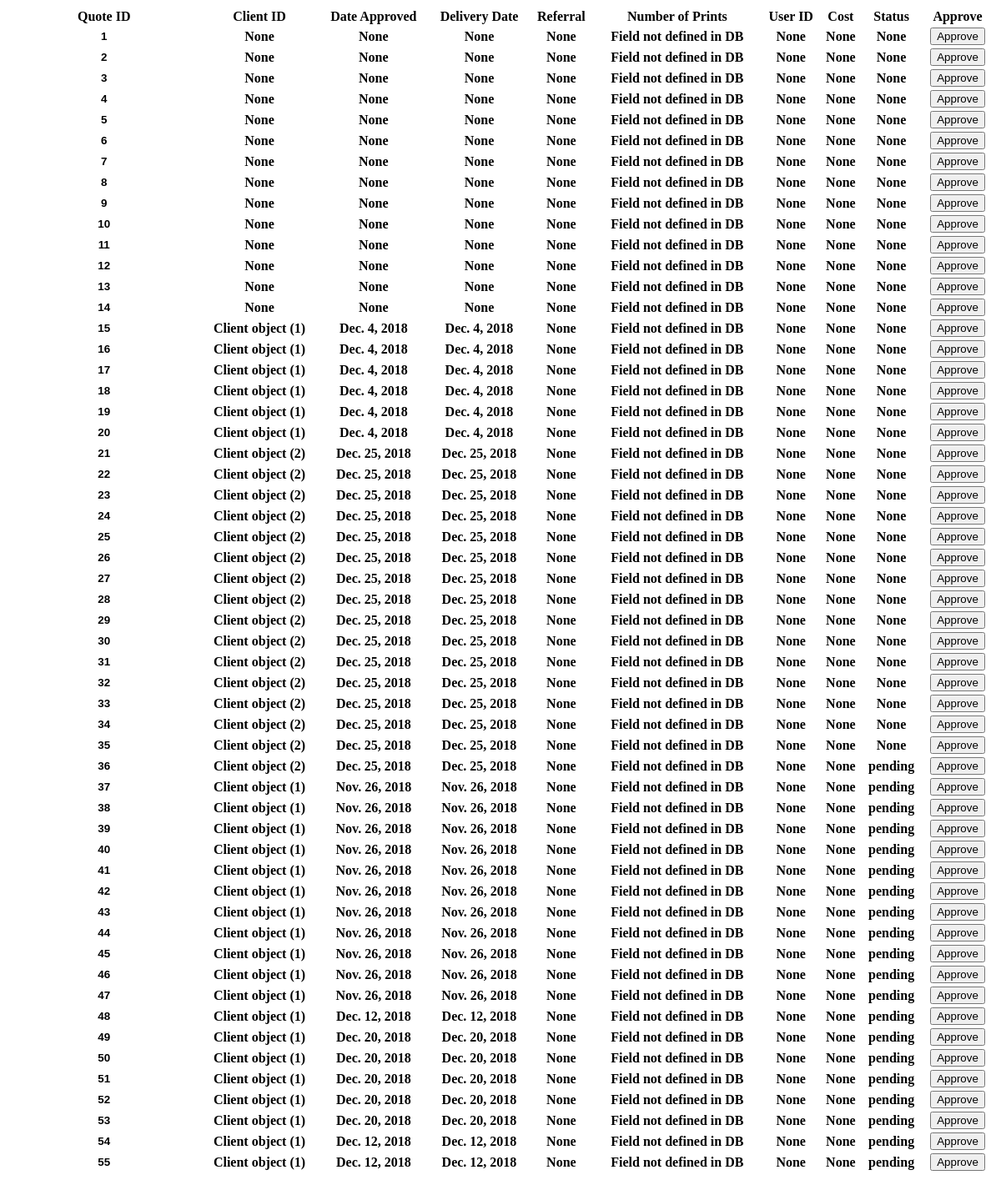
The page /frigg/getQuotes/ on the database as committed earlier.
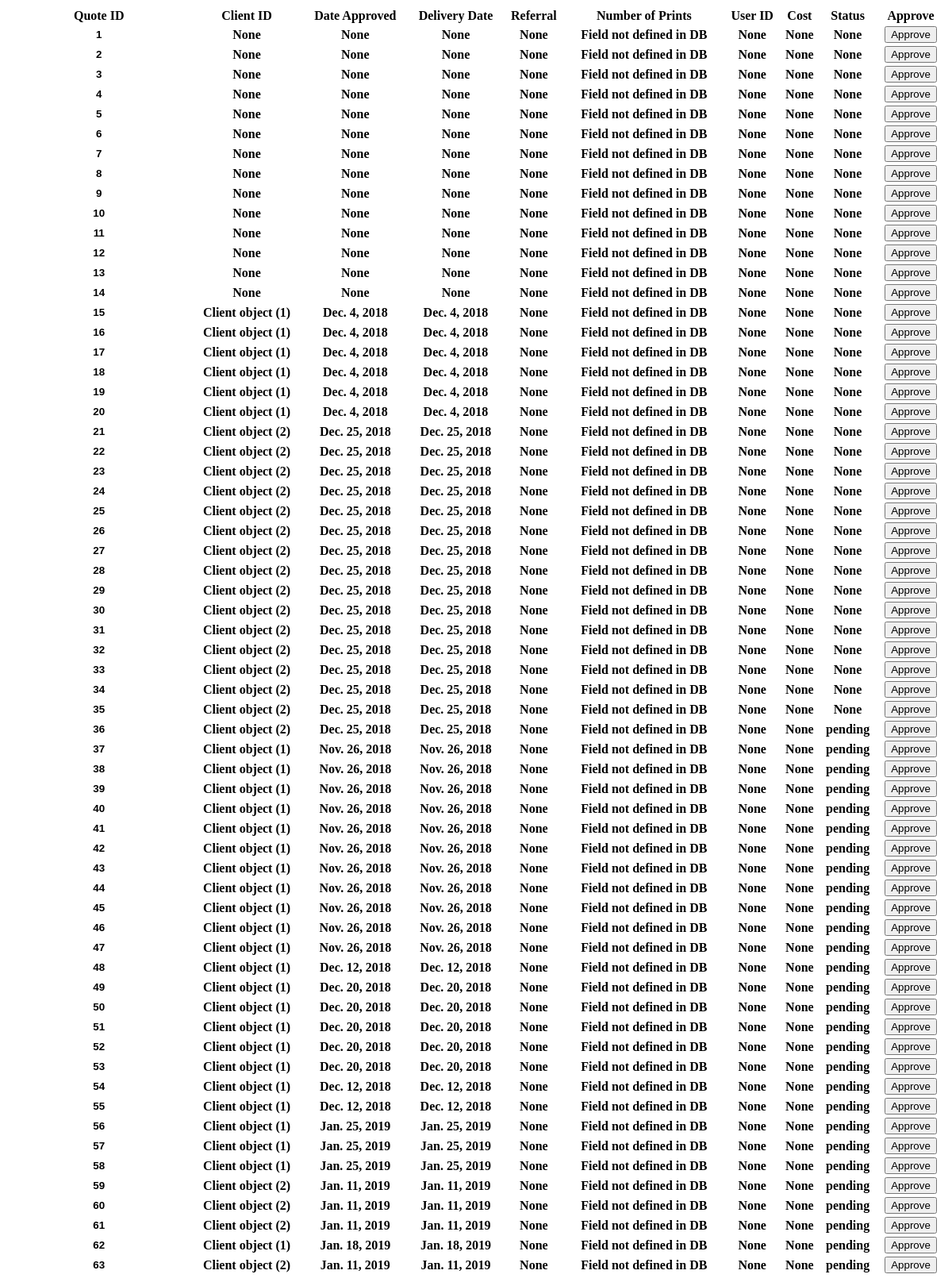
The same page on the database as committed later.
### frigg/models.py (models this page shows)
class Quote(models.Model):
    client_id = models.ForeignKey(Client, on_delete=models.PROTECT, null=True)
    company = models.CharField(max_length=100, null=True)
    type_of_print = models.CharField(max_length=20, null=True)
    printer = models.ForeignKey(PrinterType, null=True, on_delete=models.PROTECT)
    material = models.CharField(max_length=100, null=True)
    time = models.IntegerField(null=True)
    amount_of_material = models.IntegerField(null=True)
    referral_person = models.CharField(max_length=100, null=True)
    date_time_code = models.DateField(null=True)
    user_id = models.ForeignKey(User, null=True, on_delete=models.PROTECT)
    cost = models.IntegerField(null=True)
    model_path = models.CharField(max_length=300, null=True)
    model_orientation_path = models.CharField(max_length=300, null=True)
    status = models.CharField(max_length=100, null=True)

class Client(models.Model):
    name = models.CharField(max_length=100, null=True)
    email = models.EmailField(null=True)
    company = models.CharField(max_length=100, null=True)
    phone_number = models.IntegerField(null=True)
    rfc = models.CharField(max_length=100, null=True)
    address_line1 = models.CharField(max_length=100, null=True)
    address_line2 = models.CharField(max_length=100, null=True)
    address_line_n = models.CharField(max_length=100, null=True)
    city = models.CharField(max_length=100, null=True)
    zip = models.CharField(max_length=100, null=True)

### frigg/views.py (the view)
# urls.py: path('getQuotes/', views.getQuotes, name = 'get_quote'),
def getQuotes(request):
    quote_list = Quote.objects.all()
    context = {'quote_list': quote_list}
    return render(request, 'frigg/Quote_List.html', context)

### frigg/templates/frigg/Quote_List.html (shortened to what this page needs)
{% if quote_list %}
    <table style="width:100%">
        <tr>
        <th>Quote ID</th>
        <th>Client ID</th>
        <th>Date Approved</th>
        <th>Delivery Date</th>
        <th>Referral</th>
        <th>Number of Prints</th>
        <th>User ID</th>
        <th>Cost</th>
        <th>Status</th>
        <th>Approve</th>
      </tr>
        {% for quote in quote_list %}
            <tr>
                <form action="../approveQuote/" method="POST" enctype="multipart/form-data">
                    <th><input name="quoteID" style="text-align:center; border:0; font-weight: bold;" type="text" value="{{ quote.id }}" class="field left" readonly></th>
                    <th>{{ quote.client_id }}</th>
                    <th>{{ quote.date_time_code }}</th>
                    <th>{{ quote.date_time_code }}</th>
                    <th>{{ quote.referral_person }}</th>
                    <th> Field not defined in DB </th>
                    <th>{{ quote.user_id }}</th>
                    <th>{{ quote.cost }}</th>
                    <th>{{ quote.status }}</th>
                    <th><input type="submit" value="Approve"></th>
                </form>
            </tr>
        {% endfor %}
    </table>
{% else %}
    <p>No quotes are available.</p>
{% endif %}

Rows that differ between the two databases and show on the page:
added Quote: quoteID "56", client_id "Client object (1)", date_time_code "Jan. 25, 2019", referral_person "None", user_id "None", cost "None", status "pending"
added Quote: quoteID "57", client_id "Client object (1)", date_time_code "Jan. 25, 2019", referral_person "None", user_id "None", cost "None", status "pending"
added Quote: quoteID "58", client_id "Client object (1)", date_time_code "Jan. 25, 2019", referral_person "None", user_id "None", cost "None", status "pending"
added Quote: quoteID "59", client_id "Client object (2)", date_time_code "Jan. 11, 2019", referral_person "None", user_id "None", cost "None", status "pending"
added Quote: quoteID "60", client_id "Client object (2)", date_time_code "Jan. 11, 2019", referral_person "None", user_id "None", cost "None", status "pending"
added Quote: quoteID "61", client_id "Client object (2)", date_time_code "Jan. 11, 2019", referral_person "None", user_id "None", cost "None", status "pending"
added Quote: quoteID "62", client_id "Client object (1)", date_time_code "Jan. 18, 2019", referral_person "None", user_id "None", cost "None", status "pending"
added Quote: quoteID "63", client_id "Client object (2)", date_time_code "Jan. 11, 2019", referral_person "None", user_id "None", cost "None", status "pending"
